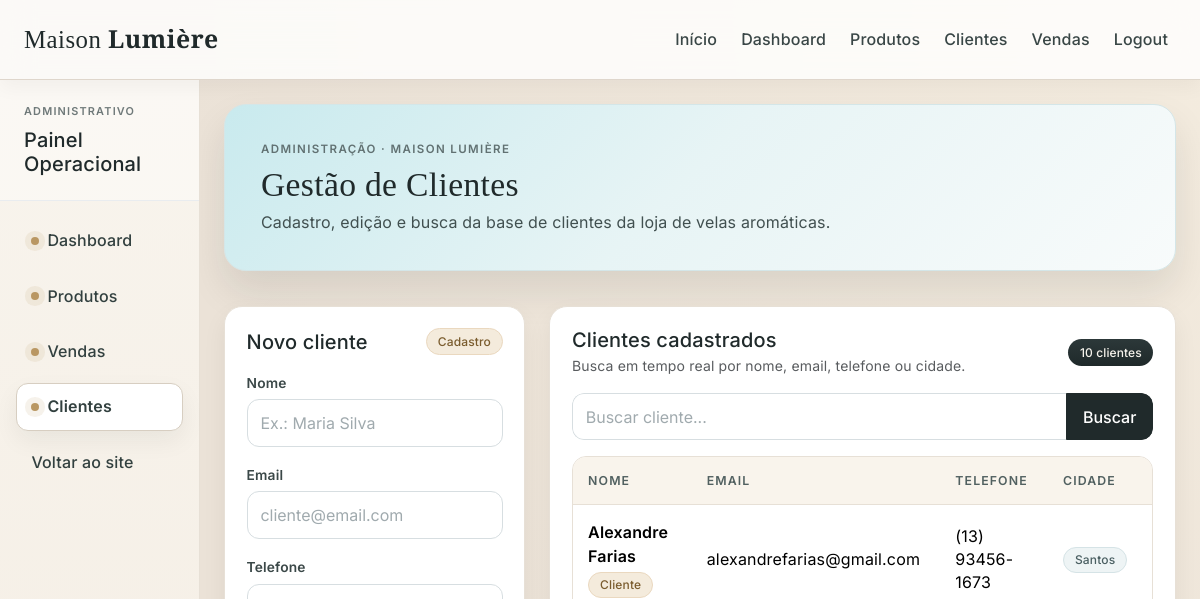
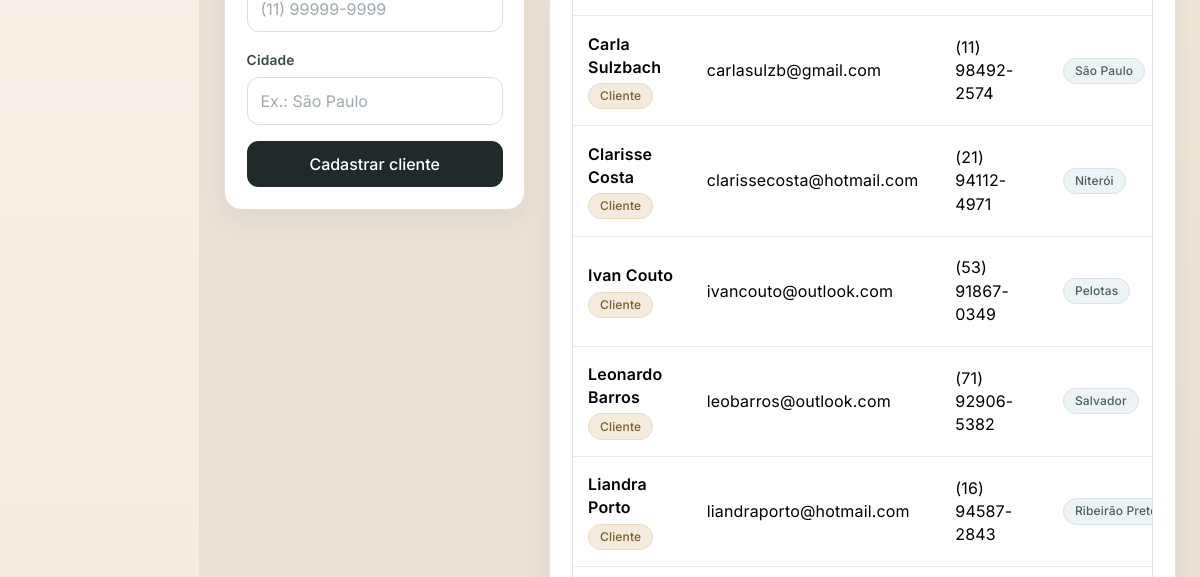
/clientes (signed in, upper part), run on an earlier commit of the app's database (2 pictures, top to bottom).
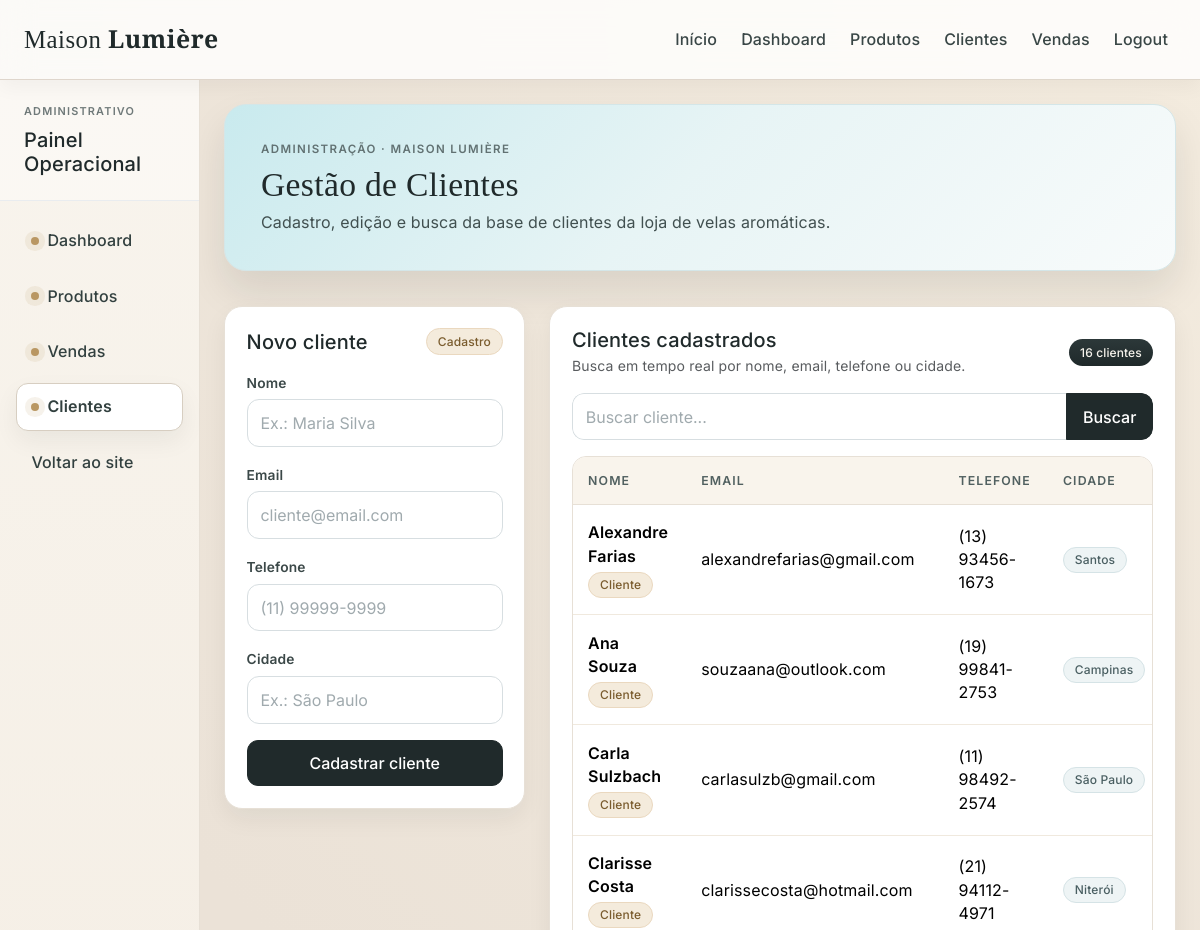
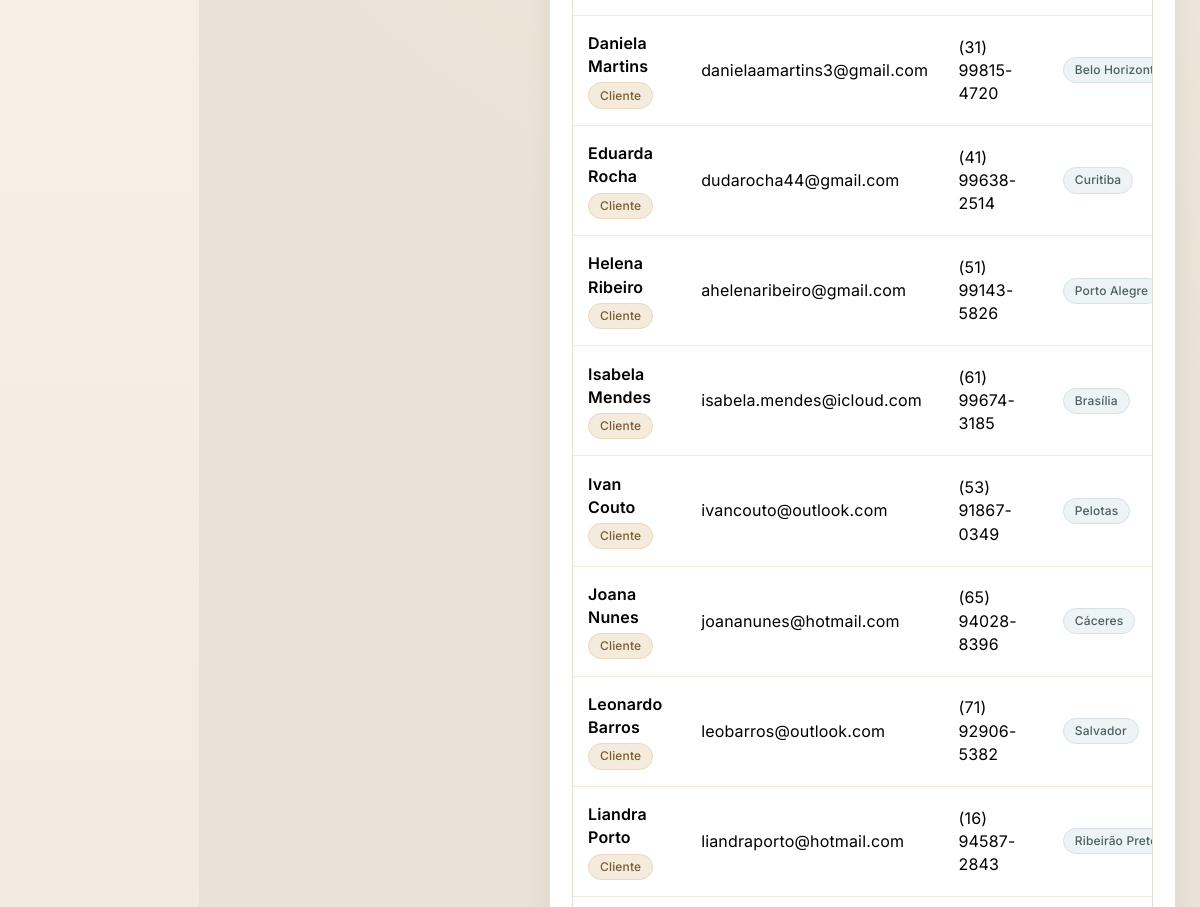
And on a later commit of the database (2 pictures, top to bottom).
### tables this page shows
CREATE TABLE "cliente" (
	"id"	INTEGER,
	"nome"	TEXT,
	"email"	TEXT,
	"senha"	TEXT,
	"telefone"	TEXT,
	"cidade"	TEXT,
	PRIMARY KEY("id" AUTOINCREMENT)
);

### app.py (the view)
@app.route('/clientes')
@login_required
def clientes():
    termo_busca = request.args.get("q", "")
    lista = buscar_clientes(termo_busca)
    return render_template(
        "clientes.html",
        clientes=lista,
        termo_busca=termo_busca,
    )

### app.py (called while the page is built)
def conectar():
    conn = sqlite3.connect("loja_velas.db")
    conn.row_factory = sqlite3.Row
    return conn

@login_manager.user_loader
def carregar_usuario(user_id):
    conn = conectar()
    cursor = conn.cursor()
    cursor.execute("SELECT id, nome, email FROM usuario WHERE id = ?", (user_id,))
    registro = cursor.fetchone()
    conn.close()
    if registro:
        return Usuario(registro["id"], registro["nome"], registro["email"])
    return None

def buscar_clientes(termo_busca=""):
    conn = conectar()
    cursor = conn.cursor()
    termo = (termo_busca or "").strip()
    if termo:
        like = f"%{termo}%"
        cursor.execute(
            """
            SELECT * FROM cliente
            WHERE nome LIKE ? OR email LIKE ? OR telefone LIKE ? OR cidade LIKE ?
            ORDER BY nome COLLATE NOCASE
            """,
            (like, like, like, like),
        )
    else:
        cursor.execute("SELECT * FROM cliente ORDER BY nome COLLATE NOCASE")
    registros = cursor.fetchall()
    conn.close()
    return [dict(r) for r in registros]

### templates/clientes.html (shortened to what this page needs)
{% extends 'layout/base.html' %}
{% block hero %}
<div class="hero-card">
  <p class="hero-kicker mb-2">Administração · Maison Lumière</p>
  <h1 class="hero-title mb-2">Gestão de Clientes</h1>
  <p class="hero-subtitle mb-0">Cadastro, edição e busca da base de clientes da loja de velas aromáticas.</p>
</div>
{% endblock %}
{% block content %}
<div class="row g-4">
  <div class="col-12 col-xl-4">
    <article class="surface-card">
      <div class="d-flex align-items-center justify-content-between mb-3">
        <h2 class="h5 mb-0">Novo cliente</h2>
        <span class="badge maison-badge maison-badge-soft">Cadastro</span>
      </div>
      <form action="/clientes/adicionar" method="POST" class="row g-3" novalidate>
        <div class="col-12">
          <label class="form-label">Nome</label>
          <input class="form-control" name="nome" placeholder="Ex.: Maria Silva" required minlength="2">
        </div>
        <div class="col-12">
          <label class="form-label">Email</label>
          <input type="email" class="form-control" name="email" placeholder="cliente@email.com" required>
        </div>
        <div class="col-12">
          <label class="form-label">Telefone</label>
          <input class="form-control" name="telefone" placeholder="(11) 99999-9999" required minlength="10">
        </div>
        <div class="col-12">
          <label class="form-label">Cidade</label>
          <input class="form-control" name="cidade" placeholder="Ex.: São Paulo" required minlength="2">
        </div>
        <div class="col-12">
          <button type="submit" class="btn btn-maison w-100">Cadastrar cliente</button>
        </div>
      </form>
    </article>
  </div>
  <div class="col-12 col-xl-8">
    <article class="surface-card h-100">
      <div class="d-flex flex-column flex-md-row justify-content-between align-items-md-center gap-3 mb-3">
        <div>
          <h2 class="h5 mb-1">Clientes cadastrados</h2>
          <p class="text-muted small mb-0">Busca em tempo real por nome, email, telefone ou cidade.</p>
        </div>
        <span class="badge maison-badge">{{ clientes|length }} clientes</span>
      </div>
      <form id="formBuscaClientes" action="/clientes" method="GET" class="search-box mb-3">
        <div class="input-group">
          <input
            type="search"
            id="buscaClientes"
            name="q"
            class="form-control"
            placeholder="Buscar cliente..."
            value="{{ termo_busca }}"
            autocomplete="off"
          >
          <button type="submit" class="btn btn-maison">Buscar</button>
        </div>
      </form>
      {% if clientes %}
      <div class="table-responsive maison-table-wrap">
        <table class="table maison-table align-middle mb-0">
          <thead>
            <tr>
              <th>Nome</th>
              <th>Email</th>
              <th>Telefone</th>
              <th>Cidade</th>
            </tr>
          </thead>
          <tbody>
            {% for c in clientes %}
            <tr>
              <td>
                <p class="mb-0 fw-semibold">{{ c.nome }}</p>
                <span class="badge maison-badge-soft mt-1">Cliente</span>
              </td>
              <td>{{ c.email }}</td>
              <td>{{ c.telefone }}</td>
              <td><span class="badge badge-cidade">{{ c.cidade }}</span></td>
            </tr>
            {% endfor %}
          </tbody>
        </table>
      </div>
      {% endif %}
    </article>
  </div>
</div>
{% endblock %}

### templates/layout/base.html (shortened to what this page needs)
<!doctype html>
<html lang="pt-BR">
<head>
  <link href="https://cdn.jsdelivr.net/npm/bootstrap@5.3.3/dist/css/bootstrap.min.css" rel="stylesheet">
  <link rel="stylesheet" href="{{ url_for('static', filename='css/main.css') }}">
</head>
<body class="maison-body">
  {% include 'partials/navbar.html' %}
  <div class="container-fluid px-0 app-shell">
    <div class="row g-0">
      {% if current_user.is_authenticated %}
      <aside class="col-12 col-lg-3 col-xl-2 admin-sidebar-wrap">
        {% include 'partials/sidebar.html' %}
      </aside>
      {% endif %}
      <main class="col-12 {% if current_user.is_authenticated %}col-lg-9 col-xl-10{% endif %}">
        <section class="hero-shell">
          {% block hero %}{% endblock %}
        </section>
        <section class="content-shell">
          {% block content %}{% endblock %}
        </section>
      </main>
    </div>
  </div>
</body>
</html>

### templates/partials/navbar.html (shortened to what this page needs)
<nav class="navbar navbar-expand-lg maison-navbar sticky-top">
  <div class="container-fluid px-4 py-2">
    <a class="navbar-brand maison-brand" href="/">
      Maison <span>Lumière</span>
    </a>
    <div class="collapse navbar-collapse" id="maisonNavbar">
      <ul class="navbar-nav ms-auto gap-lg-2">
        <li class="nav-item">
          <a class="nav-link" href="/">Início</a>
        </li>
        {% if current_user.is_authenticated %}
          <li class="nav-item">
            <a class="nav-link" href="/dashboard">Dashboard</a>
          </li>
          <li class="nav-item">
            <a class="nav-link" href="/produtos">Produtos</a>
          </li>
          <li class="nav-item">
            <a class="nav-link" href="/clientes">Clientes</a>
          </li>
          <li class="nav-item">
            <a class="nav-link" href="/vendas">Vendas</a>
          </li>
          <li class="nav-item">
            <a class="nav-link" href="/logout">Logout</a>
          </li>
        {% endif %}
      </ul>
    </div>
  </div>
</nav>

### templates/partials/sidebar.html (shortened to what this page needs)
<div class="admin-sidebar h-100">
  <div class="p-4 border-bottom border-light-subtle sidebar-head">
    <p class="text-uppercase small sidebar-label mb-2">Administrativo</p>
    <h2 class="h5 mb-0">Painel Operacional</h2>
  </div>
  <nav class="p-3">
    <a class="sidebar-link{% if request.path.startswith('/dashboard') %} active{% endif %}" href="/dashboard">
      <span class="sidebar-dot"></span>Dashboard
    </a>
    <a class="sidebar-link" href="/produtos">
      <span class="sidebar-dot"></span>Produtos
    </a>
    <a class="sidebar-link{% if request.path.startswith('/vendas') %} active{% endif %}" href="/vendas">
      <span class="sidebar-dot"></span>Vendas
    </a>
    <a class="sidebar-link{% if request.path.startswith('/clientes') %} active{% endif %}" href="/clientes">
      <span class="sidebar-dot"></span>Clientes
    </a>
    <a class="sidebar-link" href="/">Voltar ao site</a>
  </nav>
</div>

What changed in the data, as far as the page shows it:
added cliente: nome "Ana Souza", email "souzaana@outlook.com", telefone "(19) 99841-2753", cidade "Campinas"
added cliente: nome "Daniela Martins", email "danielaamartins3@gmail.com", telefone "(31) 99815-4720", cidade "Belo…"
added cliente: nome "Eduarda Rocha", email "dudarocha44@gmail.com", telefone "(41) 99638-2514", cidade "Curitiba"
added cliente: nome "Helena Ribeiro", email "ahelenaribeiro@gmail.com", telefone "(51) 99143-5826", cidade "Porto Alegre"
added cliente: nome "Isabela Mendes", email "isabela.mendes@icloud.com", telefone "(61) 99674-3185", cidade "Brasília"
added cliente: nome "Joana Nunes", email "joananunes@hotmail.com", telefone "(65) 94028-8396", cidade "Cáceres"
Also different on the page:
{{ clientes|length }}: "10" → "16"
